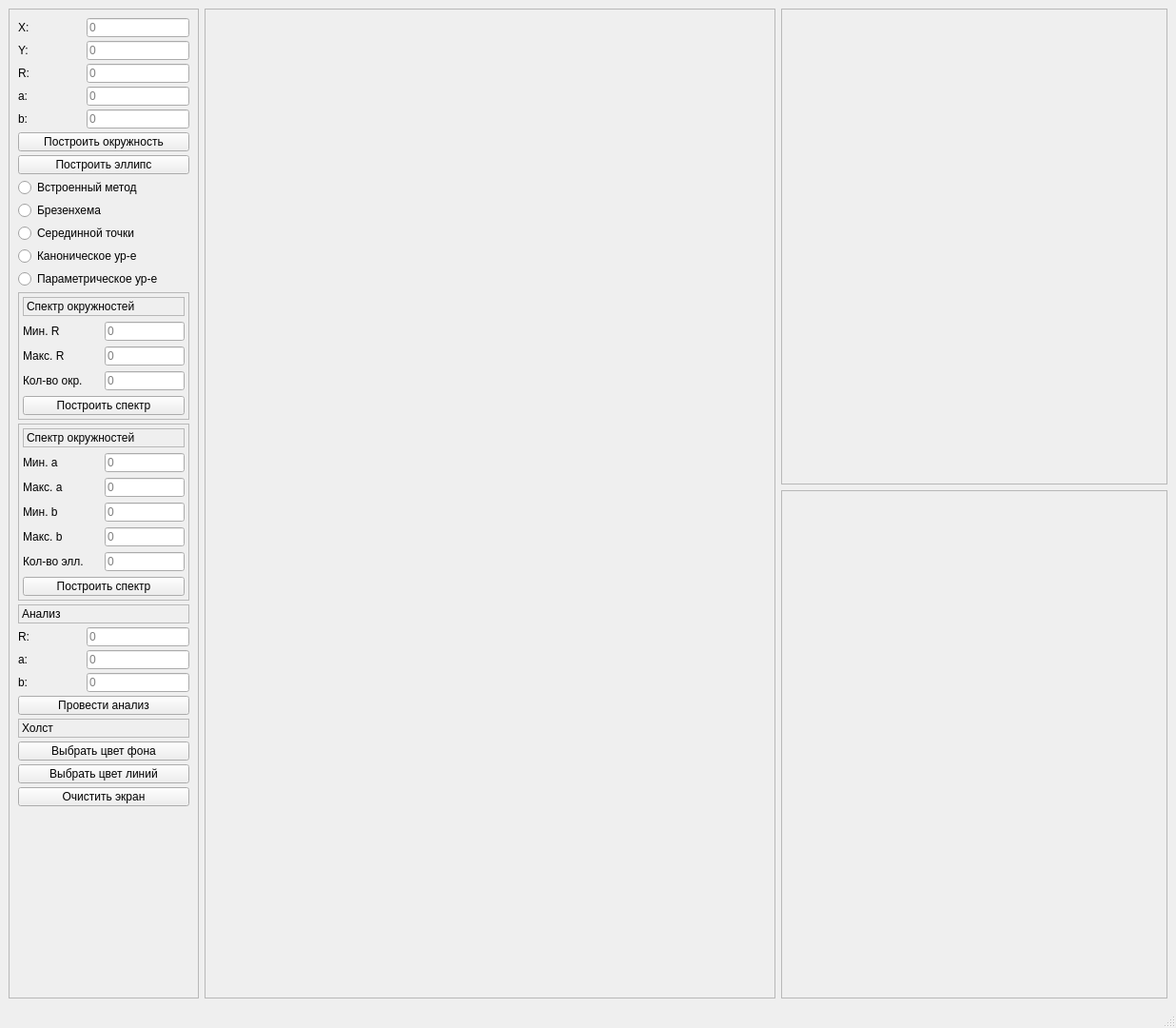
<?xml version="1.0" encoding="UTF-8"?>
<ui version="4.0">
 <class>MainWindow</class>
 <widget class="QMainWindow" name="MainWindow">
  <property name="geometry">
   <rect>
    <x>0</x>
    <y>0</y>
    <width>1236</width>
    <height>1080</height>
   </rect>
  </property>
  <property name="sizePolicy">
   <sizepolicy hsizetype="Minimum" vsizetype="Minimum">
    <horstretch>0</horstretch>
    <verstretch>0</verstretch>
   </sizepolicy>
  </property>
  <property name="minimumSize">
   <size>
    <width>1236</width>
    <height>800</height>
   </size>
  </property>
  <property name="maximumSize">
   <size>
    <width>9999999</width>
    <height>1080</height>
   </size>
  </property>
  <property name="windowTitle">
   <string>ЛР 4</string>
  </property>
  <property name="tabShape">
   <enum>QTabWidget::Rounded</enum>
  </property>
  <widget class="QWidget" name="centralwidget">
   <layout class="QGridLayout" name="gridLayout">
    <item row="1" column="2">
     <widget class="QFrame" name="time_frame">
      <property name="sizePolicy">
       <sizepolicy hsizetype="Expanding" vsizetype="Preferred">
        <horstretch>0</horstretch>
        <verstretch>0</verstretch>
       </sizepolicy>
      </property>
      <property name="minimumSize">
       <size>
        <width>0</width>
        <height>0</height>
       </size>
      </property>
      <property name="maximumSize">
       <size>
        <width>16777215</width>
        <height>500</height>
       </size>
      </property>
      <property name="frameShape">
       <enum>QFrame::StyledPanel</enum>
      </property>
      <property name="frameShadow">
       <enum>QFrame::Raised</enum>
      </property>
      <layout class="QVBoxLayout" name="verticalLayout_5">
       <property name="spacing">
        <number>1</number>
       </property>
       <property name="leftMargin">
        <number>1</number>
       </property>
       <property name="topMargin">
        <number>1</number>
       </property>
       <property name="rightMargin">
        <number>1</number>
       </property>
       <property name="bottomMargin">
        <number>1</number>
       </property>
       <item>
        <widget class="PlotterWidget" name="time_plotter_widget" native="true">
         <property name="sizePolicy">
          <sizepolicy hsizetype="Preferred" vsizetype="Expanding">
           <horstretch>0</horstretch>
           <verstretch>0</verstretch>
          </sizepolicy>
         </property>
        </widget>
       </item>
      </layout>
     </widget>
    </item>
    <item row="2" column="2" rowspan="2">
     <widget class="QFrame" name="ledder_frame">
      <property name="sizePolicy">
       <sizepolicy hsizetype="Expanding" vsizetype="Preferred">
        <horstretch>0</horstretch>
        <verstretch>0</verstretch>
       </sizepolicy>
      </property>
      <property name="minimumSize">
       <size>
        <width>0</width>
        <height>0</height>
       </size>
      </property>
      <property name="maximumSize">
       <size>
        <width>16777215</width>
        <height>16777215</height>
       </size>
      </property>
      <property name="frameShape">
       <enum>QFrame::StyledPanel</enum>
      </property>
      <property name="frameShadow">
       <enum>QFrame::Plain</enum>
      </property>
      <layout class="QVBoxLayout" name="verticalLayout_3">
       <property name="spacing">
        <number>1</number>
       </property>
       <property name="sizeConstraint">
        <enum>QLayout::SetDefaultConstraint</enum>
       </property>
       <property name="leftMargin">
        <number>0</number>
       </property>
       <property name="topMargin">
        <number>0</number>
       </property>
       <property name="rightMargin">
        <number>0</number>
       </property>
       <property name="bottomMargin">
        <number>0</number>
       </property>
       <item>
        <widget class="PlotterWidget" name="ledder_plotter_widget" native="true">
         <property name="sizePolicy">
          <sizepolicy hsizetype="Preferred" vsizetype="Expanding">
           <horstretch>0</horstretch>
           <verstretch>0</verstretch>
          </sizepolicy>
         </property>
         <property name="minimumSize">
          <size>
           <width>200</width>
           <height>200</height>
          </size>
         </property>
        </widget>
       </item>
      </layout>
     </widget>
    </item>
    <item row="1" column="1" rowspan="3">
     <widget class="QFrame" name="painter_frame">
      <property name="enabled">
       <bool>true</bool>
      </property>
      <property name="sizePolicy">
       <sizepolicy hsizetype="Preferred" vsizetype="Expanding">
        <horstretch>0</horstretch>
        <verstretch>0</verstretch>
       </sizepolicy>
      </property>
      <property name="minimumSize">
       <size>
        <width>600</width>
        <height>600</height>
       </size>
      </property>
      <property name="maximumSize">
       <size>
        <width>600</width>
        <height>1080</height>
       </size>
      </property>
      <property name="frameShape">
       <enum>QFrame::StyledPanel</enum>
      </property>
      <property name="frameShadow">
       <enum>QFrame::Raised</enum>
      </property>
      <layout class="QVBoxLayout" name="verticalLayout_4">
       <item>
        <widget class="PainterWidget" name="painter_widget" native="true">
         <property name="sizePolicy">
          <sizepolicy hsizetype="Preferred" vsizetype="Minimum">
           <horstretch>0</horstretch>
           <verstretch>0</verstretch>
          </sizepolicy>
         </property>
        </widget>
       </item>
      </layout>
     </widget>
    </item>
    <item row="1" column="0" rowspan="3">
     <widget class="QFrame" name="paramaters_frame">
      <property name="sizePolicy">
       <sizepolicy hsizetype="Preferred" vsizetype="Expanding">
        <horstretch>0</horstretch>
        <verstretch>0</verstretch>
       </sizepolicy>
      </property>
      <property name="minimumSize">
       <size>
        <width>0</width>
        <height>0</height>
       </size>
      </property>
      <property name="maximumSize">
       <size>
        <width>200</width>
        <height>16777215</height>
       </size>
      </property>
      <property name="frameShape">
       <enum>QFrame::StyledPanel</enum>
      </property>
      <property name="frameShadow">
       <enum>QFrame::Raised</enum>
      </property>
      <layout class="QVBoxLayout" name="verticalLayout_6">
       <property name="spacing">
        <number>4</number>
       </property>
       <item>
        <layout class="QHBoxLayout" name="horizontalLayout">
         <item>
          <widget class="QLabel" name="x_center_label">
           <property name="sizePolicy">
            <sizepolicy hsizetype="Preferred" vsizetype="Fixed">
             <horstretch>0</horstretch>
             <verstretch>0</verstretch>
            </sizepolicy>
           </property>
           <property name="minimumSize">
            <size>
             <width>0</width>
             <height>20</height>
            </size>
           </property>
           <property name="maximumSize">
            <size>
             <width>16777215</width>
             <height>20</height>
            </size>
           </property>
           <property name="text">
            <string>X:</string>
           </property>
          </widget>
         </item>
         <item>
          <widget class="QLineEdit" name="x_center_lineEdit">
           <property name="sizePolicy">
            <sizepolicy hsizetype="Preferred" vsizetype="Fixed">
             <horstretch>0</horstretch>
             <verstretch>0</verstretch>
            </sizepolicy>
           </property>
           <property name="minimumSize">
            <size>
             <width>0</width>
             <height>20</height>
            </size>
           </property>
           <property name="maximumSize">
            <size>
             <width>16777215</width>
             <height>20</height>
            </size>
           </property>
           <property name="placeholderText">
            <string>0</string>
           </property>
          </widget>
         </item>
        </layout>
       </item>
       <item>
        <layout class="QHBoxLayout" name="horizontalLayout_2">
         <item>
          <widget class="QLabel" name="y_center_label">
           <property name="sizePolicy">
            <sizepolicy hsizetype="Preferred" vsizetype="Fixed">
             <horstretch>0</horstretch>
             <verstretch>0</verstretch>
            </sizepolicy>
           </property>
           <property name="minimumSize">
            <size>
             <width>0</width>
             <height>20</height>
            </size>
           </property>
           <property name="maximumSize">
            <size>
             <width>16777215</width>
             <height>20</height>
            </size>
           </property>
           <property name="text">
            <string>Y:</string>
           </property>
          </widget>
         </item>
         <item>
          <widget class="QLineEdit" name="y_center_lineEdit">
           <property name="sizePolicy">
            <sizepolicy hsizetype="Preferred" vsizetype="Fixed">
             <horstretch>0</horstretch>
             <verstretch>0</verstretch>
            </sizepolicy>
           </property>
           <property name="minimumSize">
            <size>
             <width>0</width>
             <height>20</height>
            </size>
           </property>
           <property name="maximumSize">
            <size>
             <width>16777215</width>
             <height>20</height>
            </size>
           </property>
           <property name="placeholderText">
            <string>0</string>
           </property>
          </widget>
         </item>
        </layout>
       </item>
       <item>
        <layout class="QHBoxLayout" name="horizontalLayout_3">
         <item>
          <widget class="QLabel" name="r_label">
           <property name="sizePolicy">
            <sizepolicy hsizetype="Preferred" vsizetype="Fixed">
             <horstretch>0</horstretch>
             <verstretch>0</verstretch>
            </sizepolicy>
           </property>
           <property name="minimumSize">
            <size>
             <width>0</width>
             <height>20</height>
            </size>
           </property>
           <property name="maximumSize">
            <size>
             <width>16777215</width>
             <height>20</height>
            </size>
           </property>
           <property name="text">
            <string>R:</string>
           </property>
          </widget>
         </item>
         <item>
          <widget class="QLineEdit" name="r_lineEdit">
           <property name="sizePolicy">
            <sizepolicy hsizetype="Preferred" vsizetype="Fixed">
             <horstretch>0</horstretch>
             <verstretch>0</verstretch>
            </sizepolicy>
           </property>
           <property name="minimumSize">
            <size>
             <width>0</width>
             <height>20</height>
            </size>
           </property>
           <property name="maximumSize">
            <size>
             <width>16777215</width>
             <height>20</height>
            </size>
           </property>
           <property name="placeholderText">
            <string>0</string>
           </property>
          </widget>
         </item>
        </layout>
       </item>
       <item>
        <layout class="QHBoxLayout" name="horizontalLayout_4">
         <item>
          <widget class="QLabel" name="a_label">
           <property name="sizePolicy">
            <sizepolicy hsizetype="Preferred" vsizetype="Fixed">
             <horstretch>0</horstretch>
             <verstretch>0</verstretch>
            </sizepolicy>
           </property>
           <property name="minimumSize">
            <size>
             <width>0</width>
             <height>20</height>
            </size>
           </property>
           <property name="maximumSize">
            <size>
             <width>16777215</width>
             <height>20</height>
            </size>
           </property>
           <property name="text">
            <string>a:</string>
           </property>
          </widget>
         </item>
         <item>
          <widget class="QLineEdit" name="a_lineEdit">
           <property name="sizePolicy">
            <sizepolicy hsizetype="Preferred" vsizetype="Fixed">
             <horstretch>0</horstretch>
             <verstretch>0</verstretch>
            </sizepolicy>
           </property>
           <property name="minimumSize">
            <size>
             <width>0</width>
             <height>20</height>
            </size>
           </property>
           <property name="maximumSize">
            <size>
             <width>16777215</width>
             <height>20</height>
            </size>
           </property>
           <property name="placeholderText">
            <string>0</string>
           </property>
          </widget>
         </item>
        </layout>
       </item>
       <item>
        <layout class="QHBoxLayout" name="horizontalLayout_14">
         <item>
          <widget class="QLabel" name="b_label">
           <property name="sizePolicy">
            <sizepolicy hsizetype="Preferred" vsizetype="Fixed">
             <horstretch>0</horstretch>
             <verstretch>0</verstretch>
            </sizepolicy>
           </property>
           <property name="minimumSize">
            <size>
             <width>0</width>
             <height>20</height>
            </size>
           </property>
           <property name="maximumSize">
            <size>
             <width>16777215</width>
             <height>20</height>
            </size>
           </property>
           <property name="text">
            <string>b:</string>
           </property>
          </widget>
         </item>
         <item>
          <widget class="QLineEdit" name="b_lineEdit">
           <property name="sizePolicy">
            <sizepolicy hsizetype="Preferred" vsizetype="Fixed">
             <horstretch>0</horstretch>
             <verstretch>0</verstretch>
            </sizepolicy>
           </property>
           <property name="minimumSize">
            <size>
             <width>0</width>
             <height>20</height>
            </size>
           </property>
           <property name="maximumSize">
            <size>
             <width>16777215</width>
             <height>20</height>
            </size>
           </property>
           <property name="placeholderText">
            <string>0</string>
           </property>
          </widget>
         </item>
        </layout>
       </item>
       <item>
        <widget class="QPushButton" name="draw_circle_pushButton">
         <property name="minimumSize">
          <size>
           <width>0</width>
           <height>20</height>
          </size>
         </property>
         <property name="maximumSize">
          <size>
           <width>16777215</width>
           <height>20</height>
          </size>
         </property>
         <property name="text">
          <string>Построить окружность</string>
         </property>
        </widget>
       </item>
       <item>
        <widget class="QPushButton" name="draw_ellipse_pushButton">
         <property name="minimumSize">
          <size>
           <width>0</width>
           <height>20</height>
          </size>
         </property>
         <property name="maximumSize">
          <size>
           <width>16777215</width>
           <height>20</height>
          </size>
         </property>
         <property name="text">
          <string>Построить эллипс</string>
         </property>
        </widget>
       </item>
       <item>
        <widget class="QRadioButton" name="lib_radioButton">
         <property name="minimumSize">
          <size>
           <width>0</width>
           <height>20</height>
          </size>
         </property>
         <property name="maximumSize">
          <size>
           <width>16777215</width>
           <height>20</height>
          </size>
         </property>
         <property name="text">
          <string>Встроенный метод</string>
         </property>
        </widget>
       </item>
       <item>
        <widget class="QRadioButton" name="bresenhem_radioButton">
         <property name="minimumSize">
          <size>
           <width>0</width>
           <height>20</height>
          </size>
         </property>
         <property name="maximumSize">
          <size>
           <width>16777215</width>
           <height>20</height>
          </size>
         </property>
         <property name="text">
          <string>Брезенхема</string>
         </property>
        </widget>
       </item>
       <item>
        <widget class="QRadioButton" name="mid_point_radioButton">
         <property name="minimumSize">
          <size>
           <width>0</width>
           <height>20</height>
          </size>
         </property>
         <property name="maximumSize">
          <size>
           <width>16777215</width>
           <height>20</height>
          </size>
         </property>
         <property name="text">
          <string>Серединной точки</string>
         </property>
        </widget>
       </item>
       <item>
        <widget class="QRadioButton" name="canonic_radioButton">
         <property name="minimumSize">
          <size>
           <width>0</width>
           <height>20</height>
          </size>
         </property>
         <property name="maximumSize">
          <size>
           <width>16777215</width>
           <height>20</height>
          </size>
         </property>
         <property name="text">
          <string>Каноническое ур-е</string>
         </property>
        </widget>
       </item>
       <item>
        <widget class="QRadioButton" name="parametric_radioButton">
         <property name="minimumSize">
          <size>
           <width>0</width>
           <height>20</height>
          </size>
         </property>
         <property name="maximumSize">
          <size>
           <width>16777215</width>
           <height>20</height>
          </size>
         </property>
         <property name="text">
          <string>Параметрическое ур-е</string>
         </property>
        </widget>
       </item>
       <item>
        <widget class="QFrame" name="frame">
         <property name="sizePolicy">
          <sizepolicy hsizetype="Preferred" vsizetype="Fixed">
           <horstretch>0</horstretch>
           <verstretch>0</verstretch>
          </sizepolicy>
         </property>
         <property name="frameShape">
          <enum>QFrame::StyledPanel</enum>
         </property>
         <property name="frameShadow">
          <enum>QFrame::Raised</enum>
         </property>
         <layout class="QVBoxLayout" name="verticalLayout">
          <property name="leftMargin">
           <number>4</number>
          </property>
          <property name="topMargin">
           <number>4</number>
          </property>
          <property name="rightMargin">
           <number>4</number>
          </property>
          <property name="bottomMargin">
           <number>4</number>
          </property>
          <item>
           <widget class="QLabel" name="circle_spectre_label">
            <property name="minimumSize">
             <size>
              <width>0</width>
              <height>20</height>
             </size>
            </property>
            <property name="maximumSize">
             <size>
              <width>16777215</width>
              <height>20</height>
             </size>
            </property>
            <property name="frameShape">
             <enum>QFrame::StyledPanel</enum>
            </property>
            <property name="text">
             <string>Спектр окружностей</string>
            </property>
           </widget>
          </item>
          <item>
           <layout class="QHBoxLayout" name="horizontalLayout_10">
            <item>
             <widget class="QLabel" name="circle_spectre_min_r_label">
              <property name="sizePolicy">
               <sizepolicy hsizetype="Preferred" vsizetype="Preferred">
                <horstretch>0</horstretch>
                <verstretch>0</verstretch>
               </sizepolicy>
              </property>
              <property name="minimumSize">
               <size>
                <width>80</width>
                <height>20</height>
               </size>
              </property>
              <property name="maximumSize">
               <size>
                <width>16777215</width>
                <height>20</height>
               </size>
              </property>
              <property name="text">
               <string>Мин. R</string>
              </property>
             </widget>
            </item>
            <item>
             <widget class="QLineEdit" name="circle_spectre_min_r_lineEdit">
              <property name="sizePolicy">
               <sizepolicy hsizetype="Preferred" vsizetype="Preferred">
                <horstretch>0</horstretch>
                <verstretch>0</verstretch>
               </sizepolicy>
              </property>
              <property name="minimumSize">
               <size>
                <width>0</width>
                <height>20</height>
               </size>
              </property>
              <property name="maximumSize">
               <size>
                <width>16777215</width>
                <height>20</height>
               </size>
              </property>
              <property name="placeholderText">
               <string>0</string>
              </property>
             </widget>
            </item>
           </layout>
          </item>
          <item>
           <layout class="QHBoxLayout" name="horizontalLayout_9">
            <item>
             <widget class="QLabel" name="circle_spectre_max_r_label">
              <property name="sizePolicy">
               <sizepolicy hsizetype="Preferred" vsizetype="Preferred">
                <horstretch>0</horstretch>
                <verstretch>0</verstretch>
               </sizepolicy>
              </property>
              <property name="minimumSize">
               <size>
                <width>80</width>
                <height>20</height>
               </size>
              </property>
              <property name="maximumSize">
               <size>
                <width>16777215</width>
                <height>20</height>
               </size>
              </property>
              <property name="text">
               <string>Макс. R</string>
              </property>
             </widget>
            </item>
            <item>
             <widget class="QLineEdit" name="circle_spectre_max_r_lineEdit">
              <property name="sizePolicy">
               <sizepolicy hsizetype="Preferred" vsizetype="Preferred">
                <horstretch>0</horstretch>
                <verstretch>0</verstretch>
               </sizepolicy>
              </property>
              <property name="minimumSize">
               <size>
                <width>0</width>
                <height>20</height>
               </size>
              </property>
              <property name="maximumSize">
               <size>
                <width>16777215</width>
                <height>20</height>
               </size>
              </property>
              <property name="placeholderText">
               <string>0</string>
              </property>
             </widget>
            </item>
           </layout>
          </item>
          <item>
           <layout class="QHBoxLayout" name="horizontalLayout_11">
            <item>
             <widget class="QLabel" name="circle_spectre_num_label">
              <property name="sizePolicy">
               <sizepolicy hsizetype="Preferred" vsizetype="Preferred">
                <horstretch>0</horstretch>
                <verstretch>0</verstretch>
               </sizepolicy>
              </property>
              <property name="minimumSize">
               <size>
                <width>80</width>
                <height>20</height>
               </size>
              </property>
              <property name="maximumSize">
               <size>
                <width>16777215</width>
                <height>20</height>
               </size>
              </property>
              <property name="text">
               <string>Кол-во окр.</string>
              </property>
             </widget>
            </item>
            <item>
             <widget class="QLineEdit" name="circle_spectre_num_lineEdit">
              <property name="sizePolicy">
               <sizepolicy hsizetype="Preferred" vsizetype="Preferred">
                <horstretch>0</horstretch>
                <verstretch>0</verstretch>
               </sizepolicy>
              </property>
              <property name="minimumSize">
               <size>
                <width>0</width>
                <height>20</height>
               </size>
              </property>
              <property name="maximumSize">
               <size>
                <width>16777215</width>
                <height>20</height>
               </size>
              </property>
              <property name="placeholderText">
               <string>0</string>
              </property>
             </widget>
            </item>
           </layout>
          </item>
          <item>
           <widget class="QPushButton" name="circle_scpectre_pushButton">
            <property name="minimumSize">
             <size>
              <width>0</width>
              <height>20</height>
             </size>
            </property>
            <property name="maximumSize">
             <size>
              <width>16777215</width>
              <height>20</height>
             </size>
            </property>
            <property name="text">
             <string>Построить спектр</string>
            </property>
           </widget>
          </item>
         </layout>
        </widget>
       </item>
       <item>
        <widget class="QFrame" name="frame_2">
         <property name="sizePolicy">
          <sizepolicy hsizetype="Preferred" vsizetype="Fixed">
           <horstretch>0</horstretch>
           <verstretch>0</verstretch>
          </sizepolicy>
         </property>
         <property name="frameShape">
          <enum>QFrame::StyledPanel</enum>
         </property>
         <property name="frameShadow">
          <enum>QFrame::Raised</enum>
         </property>
         <layout class="QVBoxLayout" name="verticalLayout_2">
          <property name="leftMargin">
           <number>4</number>
          </property>
          <property name="topMargin">
           <number>4</number>
          </property>
          <property name="rightMargin">
           <number>4</number>
          </property>
          <property name="bottomMargin">
           <number>4</number>
          </property>
          <item>
           <widget class="QLabel" name="ellipse_scpectre_label">
            <property name="minimumSize">
             <size>
              <width>0</width>
              <height>20</height>
             </size>
            </property>
            <property name="maximumSize">
             <size>
              <width>16777215</width>
              <height>20</height>
             </size>
            </property>
            <property name="frameShape">
             <enum>QFrame::StyledPanel</enum>
            </property>
            <property name="text">
             <string>Спектр окружностей</string>
            </property>
           </widget>
          </item>
          <item>
           <layout class="QHBoxLayout" name="horizontalLayout_6">
            <item>
             <widget class="QLabel" name="ellipse_spectre_min_a_label">
              <property name="sizePolicy">
               <sizepolicy hsizetype="Preferred" vsizetype="Preferred">
                <horstretch>0</horstretch>
                <verstretch>0</verstretch>
               </sizepolicy>
              </property>
              <property name="minimumSize">
               <size>
                <width>80</width>
                <height>20</height>
               </size>
              </property>
              <property name="maximumSize">
               <size>
                <width>16777215</width>
                <height>20</height>
               </size>
              </property>
              <property name="text">
               <string>Мин. a</string>
              </property>
             </widget>
            </item>
            <item>
             <widget class="QLineEdit" name="ellipse_spectre_min_a_lineEdit">
              <property name="sizePolicy">
               <sizepolicy hsizetype="Preferred" vsizetype="Preferred">
                <horstretch>0</horstretch>
                <verstretch>0</verstretch>
               </sizepolicy>
              </property>
              <property name="minimumSize">
               <size>
                <width>0</width>
                <height>20</height>
               </size>
              </property>
              <property name="maximumSize">
               <size>
                <width>16777215</width>
                <height>20</height>
               </size>
              </property>
              <property name="placeholderText">
               <string>0</string>
              </property>
             </widget>
            </item>
           </layout>
          </item>
          <item>
           <layout class="QHBoxLayout" name="horizontalLayout_7">
            <item>
             <widget class="QLabel" name="ellipse_spectre_max_a_label">
              <property name="sizePolicy">
               <sizepolicy hsizetype="Preferred" vsizetype="Preferred">
                <horstretch>0</horstretch>
                <verstretch>0</verstretch>
               </sizepolicy>
              </property>
              <property name="minimumSize">
               <size>
                <width>80</width>
                <height>20</height>
               </size>
              </property>
              <property name="maximumSize">
               <size>
                <width>16777215</width>
                <height>20</height>
               </size>
              </property>
              <property name="text">
               <string>Макс. a</string>
              </property>
             </widget>
            </item>
            <item>
             <widget class="QLineEdit" name="ellipse_spectre_max_a_lineEdit">
              <property name="sizePolicy">
               <sizepolicy hsizetype="Preferred" vsizetype="Preferred">
                <horstretch>0</horstretch>
                <verstretch>0</verstretch>
               </sizepolicy>
              </property>
              <property name="minimumSize">
               <size>
                <width>0</width>
                <height>20</height>
               </size>
              </property>
              <property name="maximumSize">
               <size>
                <width>16777215</width>
                <height>20</height>
               </size>
              </property>
              <property name="placeholderText">
               <string>0</string>
              </property>
             </widget>
            </item>
           </layout>
          </item>
          <item>
           <layout class="QHBoxLayout" name="horizontalLayout_12">
            <item>
             <widget class="QLabel" name="ellipse_spectre_min_b_label">
              <property name="sizePolicy">
               <sizepolicy hsizetype="Preferred" vsizetype="Preferred">
                <horstretch>0</horstretch>
                <verstretch>0</verstretch>
               </sizepolicy>
              </property>
              <property name="minimumSize">
               <size>
                <width>80</width>
                <height>20</height>
               </size>
              </property>
              <property name="maximumSize">
               <size>
                <width>16777215</width>
                <height>20</height>
               </size>
              </property>
              <property name="text">
               <string>Мин. b</string>
              </property>
             </widget>
            </item>
            <item>
             <widget class="QLineEdit" name="ellipse_spectre_min_b_lineEdit">
              <property name="sizePolicy">
               <sizepolicy hsizetype="Preferred" vsizetype="Preferred">
                <horstretch>0</horstretch>
                <verstretch>0</verstretch>
               </sizepolicy>
              </property>
              <property name="minimumSize">
               <size>
                <width>0</width>
                <height>20</height>
               </size>
              </property>
              <property name="maximumSize">
               <size>
                <width>16777215</width>
                <height>20</height>
               </size>
              </property>
              <property name="placeholderText">
               <string>0</string>
              </property>
             </widget>
            </item>
           </layout>
          </item>
          <item>
           <layout class="QHBoxLayout" name="horizontalLayout_8">
            <item>
             <widget class="QLabel" name="ellipse_spectre_max_b_label">
              <property name="sizePolicy">
               <sizepolicy hsizetype="Preferred" vsizetype="Preferred">
                <horstretch>0</horstretch>
                <verstretch>0</verstretch>
               </sizepolicy>
              </property>
              <property name="minimumSize">
               <size>
                <width>80</width>
                <height>20</height>
               </size>
              </property>
              <property name="maximumSize">
               <size>
                <width>16777215</width>
                <height>20</height>
               </size>
              </property>
              <property name="text">
               <string>Макс. b</string>
              </property>
             </widget>
            </item>
            <item>
             <widget class="QLineEdit" name="ellipse_spectre_max_b_lineEdit">
              <property name="sizePolicy">
               <sizepolicy hsizetype="Preferred" vsizetype="Preferred">
                <horstretch>0</horstretch>
                <verstretch>0</verstretch>
               </sizepolicy>
              </property>
              <property name="minimumSize">
               <size>
                <width>0</width>
                <height>20</height>
               </size>
              </property>
              <property name="maximumSize">
               <size>
                <width>16777215</width>
                <height>20</height>
               </size>
              </property>
              <property name="placeholderText">
               <string>0</string>
              </property>
             </widget>
            </item>
           </layout>
          </item>
          <item>
           <layout class="QHBoxLayout" name="horizontalLayout_13">
            <item>
             <widget class="QLabel" name="ellipse_spectre_num_label">
              <property name="sizePolicy">
               <sizepolicy hsizetype="Preferred" vsizetype="Preferred">
                <horstretch>0</horstretch>
                <verstretch>0</verstretch>
               </sizepolicy>
              </property>
              <property name="minimumSize">
               <size>
                <width>80</width>
                <height>20</height>
               </size>
              </property>
              <property name="maximumSize">
               <size>
                <width>16777215</width>
                <height>20</height>
               </size>
              </property>
              <property name="text">
               <string>Кол-во элл.</string>
              </property>
             </widget>
            </item>
            <item>
             <widget class="QLineEdit" name="ellipse_spectre_num_lineEdit">
              <property name="sizePolicy">
               <sizepolicy hsizetype="Preferred" vsizetype="Preferred">
                <horstretch>0</horstretch>
                <verstretch>0</verstretch>
               </sizepolicy>
              </property>
              <property name="minimumSize">
               <size>
                <width>0</width>
                <height>20</height>
               </size>
              </property>
              <property name="maximumSize">
               <size>
                <width>16777215</width>
                <height>20</height>
               </size>
              </property>
              <property name="placeholderText">
               <string>0</string>
              </property>
             </widget>
            </item>
           </layout>
          </item>
          <item>
           <widget class="QPushButton" name="ellipse_spectre_pushButton">
            <property name="minimumSize">
             <size>
              <width>0</width>
              <height>20</height>
             </size>
            </property>
            <property name="maximumSize">
             <size>
              <width>16777215</width>
              <height>20</height>
             </size>
            </property>
            <property name="text">
             <string>Построить спектр</string>
            </property>
           </widget>
          </item>
         </layout>
        </widget>
       </item>
       <item>
        <widget class="QLabel" name="label_2">
         <property name="minimumSize">
          <size>
           <width>0</width>
           <height>20</height>
          </size>
         </property>
         <property name="maximumSize">
          <size>
           <width>16777215</width>
           <height>20</height>
          </size>
         </property>
         <property name="frameShape">
          <enum>QFrame::StyledPanel</enum>
         </property>
         <property name="text">
          <string>Анализ</string>
         </property>
        </widget>
       </item>
       <item>
        <layout class="QHBoxLayout" name="horizontalLayout_5">
         <item>
          <widget class="QLabel" name="analyze_r_label">
           <property name="sizePolicy">
            <sizepolicy hsizetype="Preferred" vsizetype="Preferred">
             <horstretch>0</horstretch>
             <verstretch>0</verstretch>
            </sizepolicy>
           </property>
           <property name="minimumSize">
            <size>
             <width>0</width>
             <height>20</height>
            </size>
           </property>
           <property name="maximumSize">
            <size>
             <width>16777215</width>
             <height>20</height>
            </size>
           </property>
           <property name="text">
            <string>&lt;html&gt;&lt;head/&gt;&lt;body&gt;&lt;p&gt;R:&lt;/p&gt;&lt;/body&gt;&lt;/html&gt;</string>
           </property>
          </widget>
         </item>
         <item>
          <widget class="QLineEdit" name="analyze_r_lineEdit">
           <property name="sizePolicy">
            <sizepolicy hsizetype="Preferred" vsizetype="Preferred">
             <horstretch>0</horstretch>
             <verstretch>0</verstretch>
            </sizepolicy>
           </property>
           <property name="minimumSize">
            <size>
             <width>0</width>
             <height>20</height>
            </size>
           </property>
           <property name="maximumSize">
            <size>
             <width>16777215</width>
             <height>20</height>
            </size>
           </property>
           <property name="placeholderText">
            <string>0</string>
           </property>
          </widget>
         </item>
        </layout>
       </item>
       <item>
        <layout class="QHBoxLayout" name="horizontalLayout_15">
         <item>
          <widget class="QLabel" name="analyze_a_label">
           <property name="sizePolicy">
            <sizepolicy hsizetype="Preferred" vsizetype="Preferred">
             <horstretch>0</horstretch>
             <verstretch>0</verstretch>
            </sizepolicy>
           </property>
           <property name="minimumSize">
            <size>
             <width>0</width>
             <height>20</height>
            </size>
           </property>
           <property name="maximumSize">
            <size>
             <width>16777215</width>
             <height>20</height>
            </size>
           </property>
           <property name="text">
            <string>a:</string>
           </property>
          </widget>
         </item>
         <item>
          <widget class="QLineEdit" name="analyze_a_lineEdit">
           <property name="sizePolicy">
            <sizepolicy hsizetype="Preferred" vsizetype="Preferred">
             <horstretch>0</horstretch>
             <verstretch>0</verstretch>
            </sizepolicy>
           </property>
           <property name="minimumSize">
            <size>
             <width>0</width>
             <height>20</height>
            </size>
           </property>
           <property name="maximumSize">
            <size>
             <width>16777215</width>
             <height>20</height>
            </size>
           </property>
           <property name="placeholderText">
            <string>0</string>
           </property>
          </widget>
         </item>
        </layout>
       </item>
       <item>
        <layout class="QHBoxLayout" name="horizontalLayout_17">
         <item>
          <widget class="QLabel" name="analyze_b_label">
           <property name="sizePolicy">
            <sizepolicy hsizetype="Preferred" vsizetype="Preferred">
             <horstretch>0</horstretch>
             <verstretch>0</verstretch>
            </sizepolicy>
           </property>
           <property name="minimumSize">
            <size>
             <width>0</width>
             <height>20</height>
            </size>
           </property>
           <property name="maximumSize">
            <size>
             <width>16777215</width>
             <height>20</height>
            </size>
           </property>
           <property name="text">
            <string>b:</string>
           </property>
          </widget>
         </item>
         <item>
          <widget class="QLineEdit" name="analyze_b_lineEdit">
           <property name="sizePolicy">
            <sizepolicy hsizetype="Preferred" vsizetype="Preferred">
             <horstretch>0</horstretch>
             <verstretch>0</verstretch>
            </sizepolicy>
           </property>
           <property name="minimumSize">
            <size>
             <width>0</width>
             <height>20</height>
            </size>
           </property>
           <property name="maximumSize">
            <size>
             <width>16777215</width>
             <height>20</height>
            </size>
           </property>
           <property name="placeholderText">
            <string>0</string>
           </property>
          </widget>
         </item>
        </layout>
       </item>
       <item>
        <widget class="QPushButton" name="analyze_pushButton">
         <property name="minimumSize">
          <size>
           <width>0</width>
           <height>20</height>
          </size>
         </property>
         <property name="maximumSize">
          <size>
           <width>16777215</width>
           <height>20</height>
          </size>
         </property>
         <property name="text">
          <string>Провести анализ</string>
         </property>
        </widget>
       </item>
       <item>
        <widget class="QLabel" name="label_3">
         <property name="minimumSize">
          <size>
           <width>0</width>
           <height>20</height>
          </size>
         </property>
         <property name="maximumSize">
          <size>
           <width>16777215</width>
           <height>20</height>
          </size>
         </property>
         <property name="frameShape">
          <enum>QFrame::StyledPanel</enum>
         </property>
         <property name="frameShadow">
          <enum>QFrame::Plain</enum>
         </property>
         <property name="text">
          <string>Холст</string>
         </property>
        </widget>
       </item>
       <item>
        <widget class="QPushButton" name="background_color_pushButton">
         <property name="minimumSize">
          <size>
           <width>0</width>
           <height>20</height>
          </size>
         </property>
         <property name="maximumSize">
          <size>
           <width>16777215</width>
           <height>20</height>
          </size>
         </property>
         <property name="text">
          <string>Выбрать цвет фона</string>
         </property>
        </widget>
       </item>
       <item>
        <widget class="QPushButton" name="line_color_pushButton">
         <property name="minimumSize">
          <size>
           <width>0</width>
           <height>20</height>
          </size>
         </property>
         <property name="maximumSize">
          <size>
           <width>16777215</width>
           <height>20</height>
          </size>
         </property>
         <property name="text">
          <string>Выбрать цвет линий</string>
         </property>
        </widget>
       </item>
       <item>
        <widget class="QPushButton" name="clear_pushButton">
         <property name="minimumSize">
          <size>
           <width>0</width>
           <height>20</height>
          </size>
         </property>
         <property name="maximumSize">
          <size>
           <width>16777215</width>
           <height>20</height>
          </size>
         </property>
         <property name="text">
          <string>Очистить экран</string>
         </property>
        </widget>
       </item>
       <item>
        <spacer name="verticalSpacer">
         <property name="orientation">
          <enum>Qt::Vertical</enum>
         </property>
         <property name="sizeType">
          <enum>QSizePolicy::Expanding</enum>
         </property>
         <property name="sizeHint" stdset="0">
          <size>
           <width>0</width>
           <height>0</height>
          </size>
         </property>
        </spacer>
       </item>
      </layout>
     </widget>
    </item>
   </layout>
  </widget>
  <widget class="QMenuBar" name="menubar">
   <property name="geometry">
    <rect>
     <x>0</x>
     <y>0</y>
     <width>1236</width>
     <height>22</height>
    </rect>
   </property>
  </widget>
  <widget class="QStatusBar" name="statusbar"/>
 </widget>
 <customwidgets>
  <customwidget>
   <class>PainterWidget</class>
   <extends>QWidget</extends>
   <header>painterwidget.h</header>
   <container>1</container>
  </customwidget>
  <customwidget>
   <class>PlotterWidget</class>
   <extends>QWidget</extends>
   <header>plotterwidget.h</header>
   <container>1</container>
  </customwidget>
 </customwidgets>
 <resources/>
 <connections/>
</ui>
